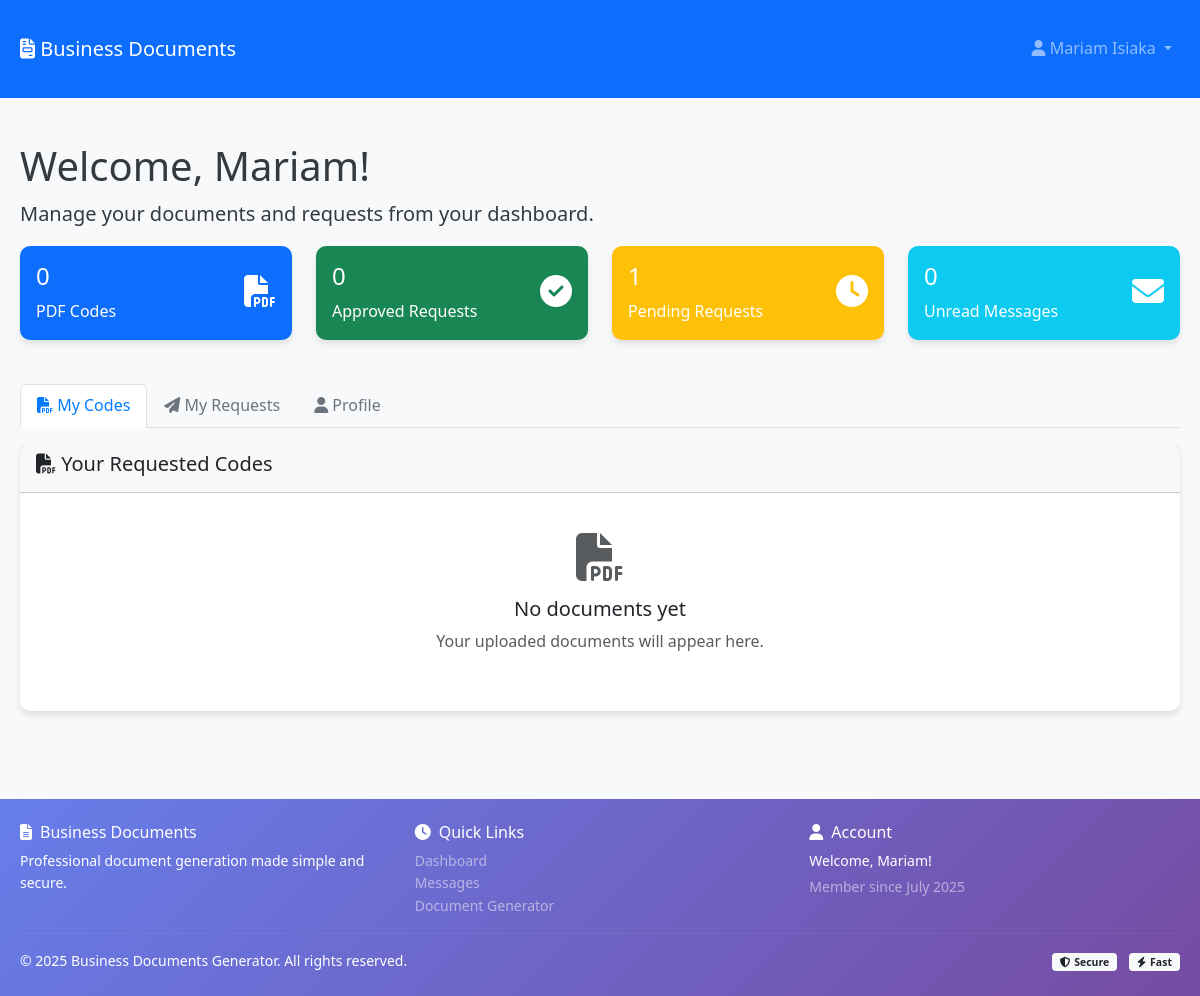
The app's page /dashboard (signed in) with its own data.
### models.py (models this page shows, shortened)
class User(db.Model):
    id = db.Column(db.Integer, primary_key=True)
    username = db.Column(db.String(80), unique=True, nullable=False)
    email = db.Column(db.String(120), unique=True, nullable=False)
    password_hash = db.Column(db.String(255), nullable=False)
    first_name = db.Column(db.String(100), nullable=False)
    last_name = db.Column(db.String(100), nullable=False)
    is_admin = db.Column(db.Boolean, default=False)
    is_verified = db.Column(db.Boolean, default=False)
    verification_token = db.Column(db.String(100), nullable=True)
    reset_token = db.Column(db.String(100), nullable=True)
    reset_token_expires = db.Column(db.DateTime, nullable=True)
    created_at = db.Column(db.DateTime, default=datetime.utcnow)
    last_login = db.Column(db.DateTime, nullable=True)
    pdf_codes = db.relationship('UserPDFCode', foreign_keys='UserPDFCode.user_id', backref='user', lazy=True, cascade='all, delete-orphan')
    pdf_requests = db.relationship('PDFRequest', backref='user', lazy=True, cascade='all, delete-orphan')
    sent_messages = db.relationship('Message', foreign_keys='Message.sender_id', backref='sender', lazy=True, cascade='all, delete-orphan')
    received_messages = db.relationship('Message', foreign_keys='Message.recipient_id', backref='recipient', lazy=True, cascade='all, delete-orphan')
    uploaded_pdfs = db.relationship('UserPDFCode', foreign_keys='UserPDFCode.uploaded_by_admin_id', backref='uploader', lazy=True)

### app.py (the view)
@app.route('/dashboard')
@login_required
def dashboard():
    user = User.query.get(session['user_id'])
    if user.is_admin:
        return redirect(url_for('admin_dashboard'))
    pdf_codes = UserPDFCode.query.filter_by(user_id=user.id).order_by(UserPDFCode.uploaded_at.desc()).all()
    pdf_requests = PDFRequest.query.filter_by(user_id=user.id).order_by(PDFRequest.created_at.desc()).all()
    unread_messages = Message.query.filter_by(recipient_id=user.id, is_read=False).count()
    return render_template('dashboard/user_dashboard.html',
                         user=user,
                         pdf_codes=pdf_codes,
                         pdf_requests=pdf_requests,
                         unread_messages=unread_messages)

### app.py (called while the page is built)
def login_required(f):
    @wraps(f)
    def decorated_function(*args, **kwargs):
        if 'user_id' not in session:
            flash('Please log in to access this page.', 'error')
            return redirect(url_for('login'))
        return f(*args, **kwargs)
    return decorated_function

### templates/dashboard/user_dashboard.html (shortened to what this page needs)
<!DOCTYPE html>
<html lang="en">
<head>
    <link href="https://cdn.jsdelivr.net/npm/bootstrap@5.3.0/dist/css/bootstrap.min.css" rel="stylesheet">
    <link rel="stylesheet" href="https://cdnjs.cloudflare.com/ajax/libs/font-awesome/6.4.0/css/all.min.css">
    <link rel="stylesheet" href="{{ url_for('static', filename='css/style.css') }}">
</head>
<body>
    <nav class="navbar navbar-expand-lg navbar-dark bg-primary">
        <div class="container">
            <a class="navbar-brand" href="#">
                <i class="fas fa-file-invoice"></i> Business Documents
            </a>
            <ul class="navbar-nav ms-auto">
                <li class="nav-item dropdown">
                    <a class="nav-link dropdown-toggle" href="#" id="userDropdown" role="button" data-bs-toggle="dropdown" aria-expanded="false">
                        <i class="fas fa-user"></i> {{ user.first_name }} {{ user.last_name }}
                    </a>
                </li>
            </ul>
        </div>
    </nav>
    <div class="container mt-4">
        <div class="row">
            <div class="col-12">
                <h1>Welcome, {{ user.first_name }}!</h1>
                <p class="lead">Manage your documents and requests from your dashboard.</p>
            </div>
        </div>
        <div class="row mb-4">
            <div class="col-md-3">
                <div class="card bg-primary text-white">
                    <div class="card-body">
                        <div class="d-flex justify-content-between">
                            <div>
                                <h4>{{ pdf_codes|length }}</h4>
                                <p class="mb-0">PDF Codes</p>
                            </div>
                            <div class="align-self-center">
                                <i class="fas fa-file-pdf fa-2x"></i>
                            </div>
                        </div>
                    </div>
                </div>
            </div>
            <div class="col-md-3">
                <div class="card bg-success text-white">
                    <div class="card-body">
                        <div class="d-flex justify-content-between">
                            <div>
                                <h4>{{ pdf_requests|selectattr('status', 'equalto', 'approved')|list|length }}</h4>
                                <p class="mb-0">Approved Requests</p>
                            </div>
                            <div class="align-self-center">
                                <i class="fas fa-check-circle fa-2x"></i>
                            </div>
                        </div>
                    </div>
                </div>
            </div>
            <div class="col-md-3">
                <div class="card bg-warning text-white">
                    <div class="card-body">
                        <div class="d-flex justify-content-between">
                            <div>
                                <h4>{{ pdf_requests|selectattr('status', 'equalto', 'pending')|list|length }}</h4>
                                <p class="mb-0">Pending Requests</p>
                            </div>
                            <div class="align-self-center">
                                <i class="fas fa-clock fa-2x"></i>
                            </div>
                        </div>
                    </div>
                </div>
            </div>
            <div class="col-md-3">
                <div class="card bg-info text-white">
                    <div class="card-body">
                        <div class="d-flex justify-content-between">
                            <div>
                                <h4>{{ unread_messages }}</h4>
                                <p class="mb-0">Unread Messages</p>
                            </div>
                            <div class="align-self-center">
                                <i class="fas fa-envelope fa-2x"></i>
                            </div>
                        </div>
                    </div>
                </div>
            </div>
        </div>
        <ul class="nav nav-tabs" id="dashboardTabs">
            <li class="nav-item">
                <a class="nav-link active" id="documents-tab" data-bs-toggle="tab" href="#documents">
                    <i class="fas fa-file-pdf"></i> My Codes
                </a>
            </li>
            <li class="nav-item">
                <a class="nav-link" id="requests-tab" data-bs-toggle="tab" href="#requests">
                    <i class="fas fa-paper-plane"></i> My Requests
                </a>
            </li>
            <li class="nav-item">
                <a class="nav-link" id="profile-tab" data-bs-toggle="tab" href="#profile">
                    <i class="fas fa-user"></i> Profile
                </a>
            </li>
        </ul>
        <div class="tab-content mt-3">
            <div class="tab-pane fade show active" id="documents">
                <div class="card">
                    <div class="card-header">
                        <h5><i class="fas fa-file-pdf"></i> Your Requested Codes</h5>
                    </div>
                    <div class="card-body">
                        {% if pdf_codes %}
                        <div class="table-responsive">
                            <table class="table table-striped">
                                <thead>
                                    <tr>
                                        <th>File Name</th>
                                        <th>Description</th>
                                        <th>Uploaded Date</th>
                                        <th>Downloads</th>
                                        <th>Actions</th>
                                    </tr>
                                </thead>
                                <tbody>
                                    {% for pdf in pdf_codes %}
                                    <tr>
                                        <td>{{ pdf.original_filename }}</td>
                                        <td>{{ pdf.description or 'No description' }}</td>
                                        <td>{{ pdf.uploaded_at.strftime('%Y-%m-%d %H:%M') }}</td>
                                        <td>{{ pdf.download_count }}</td>
                                        <td>
                                            <a href="{{ url_for('download_file', file_id=pdf.id) }}" class="btn btn-sm btn-primary">
                                                <i class="fas fa-download"></i> Download
                                            </a>
                                        </td>
                                    </tr>
                                    {% endfor %}
                                </tbody>
                            </table>
                        </div>
                        {% else %}
                        <div class="text-center py-4">
                            <i class="fas fa-file-pdf fa-3x text-muted mb-3"></i>
                            <h5>No documents yet</h5>
                            <p class="text-muted">Your uploaded documents will appear here.</p>
                        </div>
                        {% endif %}
                    </div>
                </div>
            </div>
        </div>
    </div>
    <footer class="mt-5" style="background: linear-gradient(135deg, #667eea 0%, #764ba2 100%); color: white;">
        <div class="container py-4">
            <div class="row">
                <div class="col-md-4">
                    <h6><i class="fas fa-file-alt me-2"></i>Business Documents</h6>
                    <p class="small">Professional document generation made simple and secure.</p>
                </div>
                <div class="col-md-4">
                    <h6><i class="fas fa-clock me-2"></i>Quick Links</h6>
                    <div class="small">
                        <a href="/dashboard" class="text-white-50 text-decoration-none d-block">Dashboard</a>
                        <a href="/messages" class="text-white-50 text-decoration-none d-block">Messages</a>
                        <a href="/" class="text-white-50 text-decoration-none d-block">Document Generator</a>
                    </div>
                </div>
                <div class="col-md-4">
                    <h6><i class="fas fa-user me-2"></i>Account</h6>
                    <div class="small">
                        <p class="mb-1">Welcome, {{ user.first_name }}!</p>
                        <p class="mb-0 text-white-50">Member since {{ user.created_at.strftime('%B %Y') }}</p>
                    </div>
                </div>
            </div>
            <hr class="my-3" style="border-color: rgba(255,255,255,0.2);">
            <div class="row align-items-center">
                <div class="col-md-6">
                    <p class="mb-0 small">&copy; 2025 Business Documents Generator. All rights reserved.</p>
                </div>
                <div class="col-md-6 text-end">
                    <div class="small">
                        <span class="badge bg-light text-dark me-2">
                            <i class="fas fa-shield-alt me-1"></i>Secure
                        </span>
                        <span class="badge bg-light text-dark">
                            <i class="fas fa-bolt me-1"></i>Fast
                        </span>
                    </div>
                </div>
            </div>
        </div>
    </footer>
</body>
</html>

### static/css/style.css (style rules this page uses)
:root { --primary-color: #007bff; --secondary-color: #6c757d; --success-color: #28a745; --danger-color: #dc3545; --warning-color: #ffc107; --info-color: #17a2b8; --light-color: #f8f9fa; --dark-color: #343a40; --white: #ffffff; --black: #000000; }
body { font-family: 'Segoe UI', Tahoma, Geneva, Verdana, sans-serif; background-color: var(--light-color); color: var(--dark-color); line-height: 1.6; }
.container { max-width: 1200px; margin: 0 auto; padding: 20px; }
.card { border: none; border-radius: 10px; box-shadow: 0 4px 6px rgba(0, 0, 0, 0.1); margin-bottom: 20px; }
.nav-tabs .nav-link { border-radius: 6px 6px 0 0; border: 1px solid transparent; color: var(--secondary-color); }
.nav-tabs .nav-link.active { background-color: var(--white); border-color: #dee2e6 #dee2e6 var(--white); color: var(--primary-color); }
.badge { font-size: 0.75em; padding: 4px 8px; border-radius: 4px; }

### records on screen
User: first_name "Mariam", last_name "Isiaka", created_at "July 2025"

### other values on screen
{{ pdf_codes|length }} "0"
{{ pdf_requests|selectattr('status', 'equalto', 'approved')|list|length }} "0"
{{ pdf_requests|selectattr('status', 'equalto', 'pending')|list|length }} "1"
{{ unread_messages }} "0"
